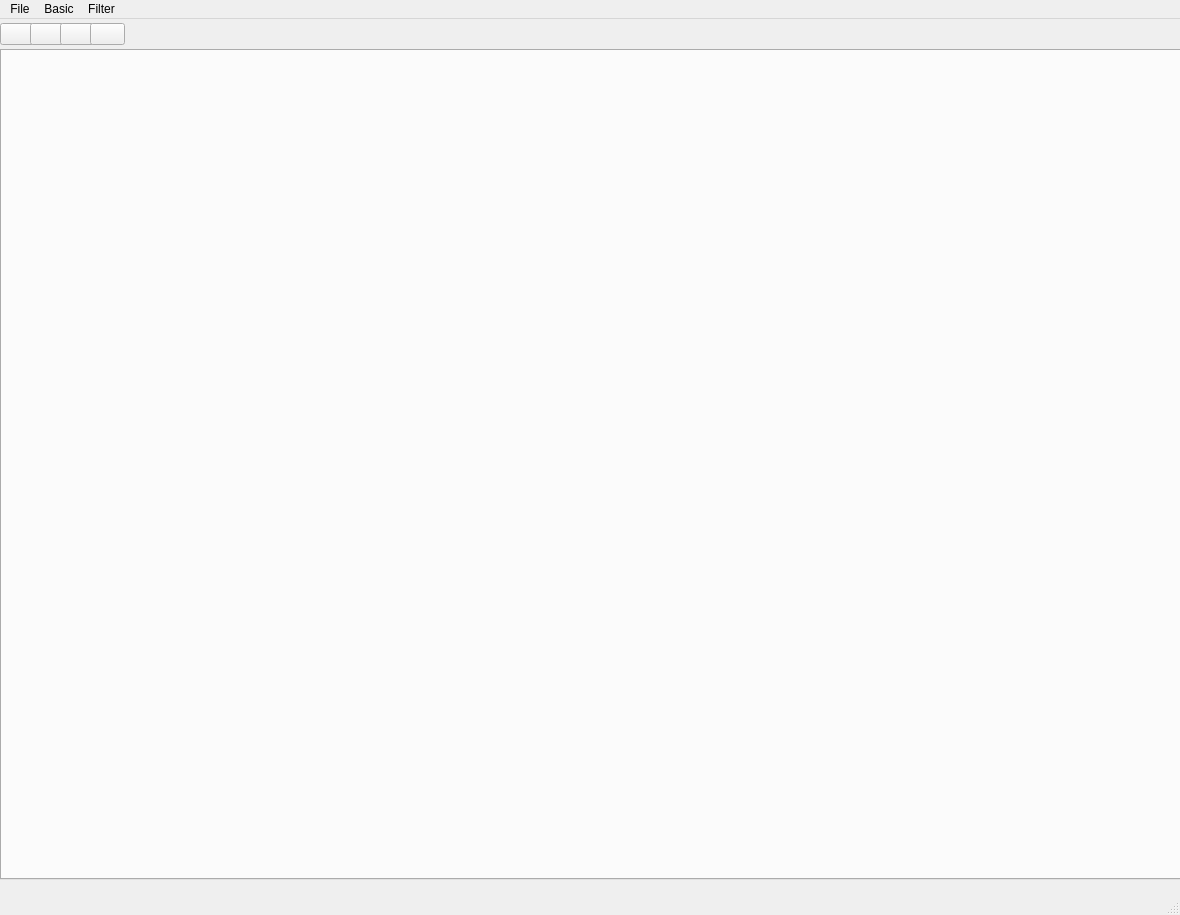
<?xml version="1.0" encoding="UTF-8"?>
<ui version="4.0">
 <class>MainWindow</class>
 <widget class="QMainWindow" name="MainWindow">
  <property name="geometry">
   <rect>
    <x>0</x>
    <y>0</y>
    <width>1180</width>
    <height>915</height>
   </rect>
  </property>
  <property name="windowTitle">
   <string>ImageEditor</string>
  </property>
  <property name="windowIcon">
   <iconset>
    <normaloff>:/new/logo/win.png</normaloff>:/new/logo/win.png</iconset>
  </property>
  <widget class="QWidget" name="centralwidget">
   <widget class="QWidget" name="horizontalLayoutWidget">
    <property name="geometry">
     <rect>
      <x>0</x>
      <y>30</y>
      <width>1181</width>
      <height>831</height>
     </rect>
    </property>
    <layout class="QHBoxLayout" name="horizontalLayout">
     <item>
      <widget class="QTabWidget" name="tabWidget">
       <property name="tabsClosable">
        <bool>true</bool>
       </property>
      </widget>
     </item>
    </layout>
   </widget>
   <widget class="QWidget" name="verticalLayoutWidget">
    <property name="geometry">
     <rect>
      <x>0</x>
      <y>0</y>
      <width>35</width>
      <height>31</height>
     </rect>
    </property>
    <layout class="QVBoxLayout" name="undoLayer">
     <item>
      <widget class="QPushButton" name="btnUndo">
       <property name="text">
        <string/>
       </property>
       <property name="icon">
        <iconset resource="../Asset/Resource.qrc">
         <normaloff>:/Icon/Icon/undo.svg</normaloff>:/Icon/Icon/undo.svg</iconset>
       </property>
       <property name="iconSize">
        <size>
         <width>20</width>
         <height>20</height>
        </size>
       </property>
      </widget>
     </item>
    </layout>
   </widget>
   <widget class="QWidget" name="verticalLayoutWidget_2">
    <property name="geometry">
     <rect>
      <x>840</x>
      <y>840</y>
      <width>31</width>
      <height>31</height>
     </rect>
    </property>
    <layout class="QVBoxLayout" name="verticalLayout_2"/>
   </widget>
   <widget class="QWidget" name="verticalLayoutWidget_3">
    <property name="geometry">
     <rect>
      <x>860</x>
      <y>840</y>
      <width>31</width>
      <height>31</height>
     </rect>
    </property>
    <layout class="QVBoxLayout" name="verticalLayout_3"/>
   </widget>
   <widget class="QWidget" name="verticalLayoutWidget_4">
    <property name="geometry">
     <rect>
      <x>30</x>
      <y>0</y>
      <width>35</width>
      <height>31</height>
     </rect>
    </property>
    <layout class="QVBoxLayout" name="rotate270Layer">
     <item>
      <widget class="QPushButton" name="btnRotate270">
       <property name="text">
        <string/>
       </property>
       <property name="icon">
        <iconset resource="../Asset/Resource.qrc">
         <normaloff>:/Icon/Icon/left.svg</normaloff>:/Icon/Icon/left.svg</iconset>
       </property>
      </widget>
     </item>
    </layout>
   </widget>
   <widget class="QWidget" name="verticalLayoutWidget_5">
    <property name="geometry">
     <rect>
      <x>60</x>
      <y>0</y>
      <width>35</width>
      <height>31</height>
     </rect>
    </property>
    <layout class="QVBoxLayout" name="rotate90Layer">
     <item>
      <widget class="QPushButton" name="btnRotate90">
       <property name="text">
        <string/>
       </property>
       <property name="icon">
        <iconset resource="../Asset/Resource.qrc">
         <normaloff>:/Icon/Icon/right.svg</normaloff>:/Icon/Icon/right.svg</iconset>
       </property>
      </widget>
     </item>
    </layout>
   </widget>
   <widget class="QWidget" name="verticalLayoutWidget_6">
    <property name="geometry">
     <rect>
      <x>90</x>
      <y>0</y>
      <width>35</width>
      <height>31</height>
     </rect>
    </property>
    <layout class="QVBoxLayout" name="rotate180Layer">
     <item>
      <widget class="QPushButton" name="btnRotate180">
       <property name="text">
        <string/>
       </property>
       <property name="icon">
        <iconset resource="../Asset/Resource.qrc">
         <normaloff>:/Icon/Icon/rotate180.svg</normaloff>:/Icon/Icon/rotate180.svg</iconset>
       </property>
       <property name="iconSize">
        <size>
         <width>20</width>
         <height>20</height>
        </size>
       </property>
      </widget>
     </item>
    </layout>
   </widget>
  </widget>
  <widget class="QMenuBar" name="menubar">
   <property name="geometry">
    <rect>
     <x>0</x>
     <y>0</y>
     <width>1180</width>
     <height>26</height>
    </rect>
   </property>
   <widget class="QMenu" name="menuFile">
    <property name="title">
     <string>File</string>
    </property>
    <addaction name="actionOpen"/>
    <addaction name="actionSave"/>
    <addaction name="actionSave_As"/>
    <addaction name="separator"/>
   </widget>
   <widget class="QMenu" name="menuBasic">
    <property name="title">
     <string>Basic</string>
    </property>
    <widget class="QMenu" name="menuRotate">
     <property name="title">
      <string>Rotate</string>
     </property>
     <addaction name="actionRotate_90"/>
     <addaction name="actionRotate_270"/>
     <addaction name="actionRotate_180"/>
    </widget>
    <addaction name="menuRotate"/>
    <addaction name="actionZoom_in"/>
    <addaction name="actionZoom_out"/>
    <addaction name="actionUndo"/>
   </widget>
   <widget class="QMenu" name="menuFilter">
    <property name="title">
     <string>Filter</string>
    </property>
    <addaction name="actionGray"/>
    <addaction name="actionBlur"/>
    <addaction name="actionSharp"/>
   </widget>
   <addaction name="menuFile"/>
   <addaction name="menuBasic"/>
   <addaction name="menuFilter"/>
  </widget>
  <widget class="QStatusBar" name="statusbar"/>
  <action name="actionOpen">
   <property name="text">
    <string>Open</string>
   </property>
  </action>
  <action name="actionClose">
   <property name="text">
    <string>Close</string>
   </property>
  </action>
  <action name="actionSave">
   <property name="text">
    <string>Save</string>
   </property>
  </action>
  <action name="actionSave_As">
   <property name="text">
    <string>Save As</string>
   </property>
  </action>
  <action name="actionCut">
   <property name="text">
    <string>Cut</string>
   </property>
  </action>
  <action name="actionZoom_in">
   <property name="text">
    <string>Zoom in</string>
   </property>
  </action>
  <action name="actionZoom_out">
   <property name="text">
    <string>Zoom out</string>
   </property>
  </action>
  <action name="actionGray">
   <property name="text">
    <string>Gray</string>
   </property>
  </action>
  <action name="actionBlur">
   <property name="text">
    <string>Blur</string>
   </property>
  </action>
  <action name="actionSobel">
   <property name="text">
    <string>Sobel</string>
   </property>
  </action>
  <action name="actionSharp">
   <property name="text">
    <string>Sharp</string>
   </property>
  </action>
  <action name="actionUndo">
   <property name="text">
    <string>Undo</string>
   </property>
  </action>
  <action name="actionRotate_90">
   <property name="text">
    <string>Rotate 90°</string>
   </property>
  </action>
  <action name="actionRotate_270">
   <property name="text">
    <string>Rotate -90°</string>
   </property>
  </action>
  <action name="actionRotate_180">
   <property name="text">
    <string>Rotate 180°</string>
   </property>
  </action>
 </widget>
 <resources>
  <include location="../Asset/Resource.qrc"/>
 </resources>
 <connections/>
</ui>
